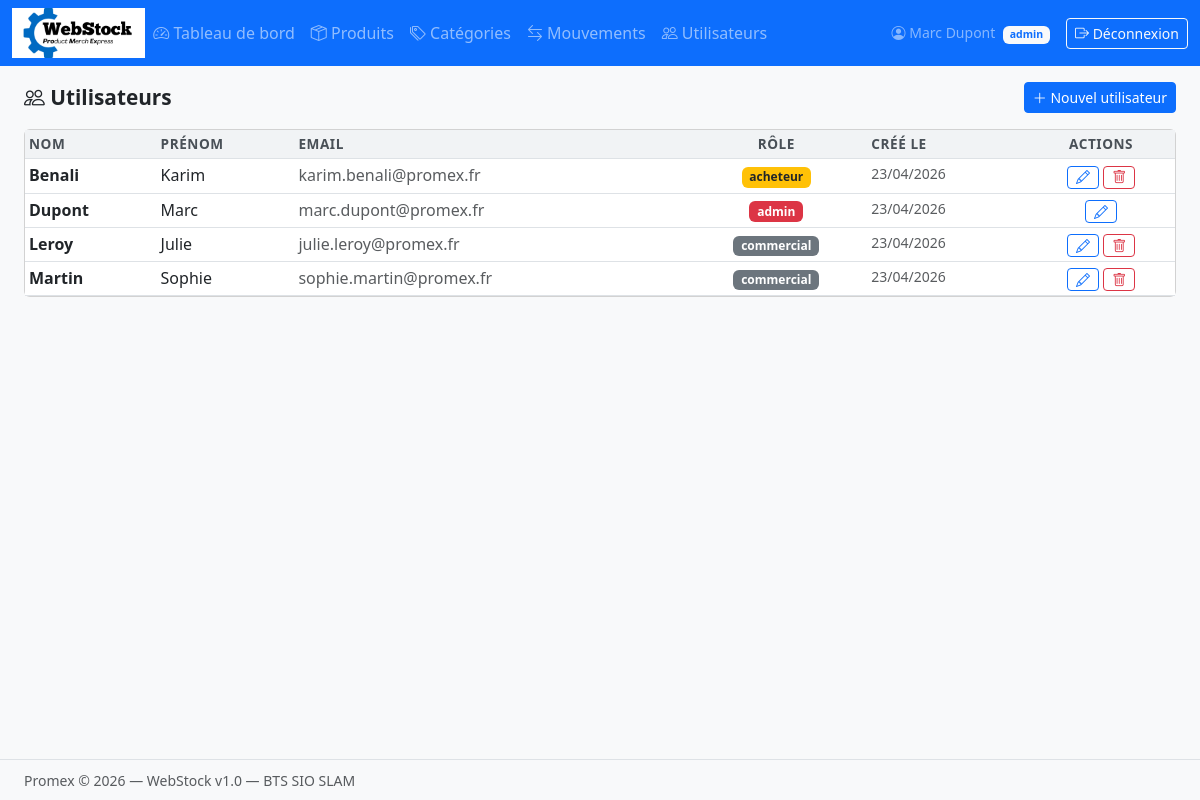
The app's page /index.php?page=utilisateurs&action=index (signed in) with its own data.
### tables this page shows
CREATE TABLE IF NOT EXISTS utilisateurs (
  id_utilisateur INT          NOT NULL AUTO_INCREMENT,
  nom            VARCHAR(100) NOT NULL,
  prenom         VARCHAR(100) NOT NULL,
  email          VARCHAR(150) NOT NULL UNIQUE,
  mot_de_passe   VARCHAR(255) NOT NULL,
  role           ENUM('admin', 'commercial', 'acheteur') NOT NULL DEFAULT 'commercial',
  created_at     DATETIME     NOT NULL DEFAULT CURRENT_TIMESTAMP,
  PRIMARY KEY (id_utilisateur)
);

### controllers/UtilisateurController.php (called while the page is built, shortened)
<?php
class UtilisateurController {
    private $utilisateur;
    public function __construct() {
        $this->utilisateur = new Utilisateur();
    }
    public function index() {
        $utilisateurs = $this->utilisateur->getAll();
        require __DIR__ . '/../views/utilisateurs/index.php';
    }
}

### config/database.php (called while the page is built)
<?php
class Database {
    private static $instance = null;
    private $connexion;
    private $host     = 'localhost';
    private $dbname   = 'promex_db';
    private $user     = 'root';
    private $password = '';
    private function __construct() {
        try {
            $this->connexion = new PDO(
                "mysql:host={$this->host};dbname={$this->dbname};charset=utf8mb4",
                $this->user,
                $this->password
            );
            $this->connexion->setAttribute(PDO::ATTR_ERRMODE, PDO::ERRMODE_EXCEPTION);
            $this->connexion->setAttribute(PDO::ATTR_DEFAULT_FETCH_MODE, PDO::FETCH_ASSOC);
        } catch (PDOException $e) {
            die("Erreur de connexion : " . $e->getMessage());
        }
    }
    public static function getInstance() {
        if (self::$instance === null) {
            self::$instance = new Database();
        }
        return self::$instance;
    }
    public function getConnexion() {
        return $this->connexion;
    }
}

### models/Utilisateur.php (called while the page is built, shortened)
<?php
require_once __DIR__ . '/../config/database.php';
class Utilisateur {
    private $db;
    public function __construct() {
        $this->db = Database::getInstance()->getConnexion();
    }
    public function getAll() {
        $stmt = $this->db->query("SELECT * FROM utilisateurs ORDER BY nom, prenom");
        return $stmt->fetchAll();
    }
}

### views/utilisateurs/index.php (the view, shortened to what this page needs)
<?php require __DIR__ . '/../layout/header.php'; ?>
<div class="d-flex justify-content-between align-items-center mb-3">
    <h1 class="page-title mb-0"><i class="bi bi-people"></i> Utilisateurs</h1>
    <a href="index.php?page=utilisateurs&action=create" class="btn btn-primary btn-sm">
        <i class="bi bi-plus-lg"></i> Nouvel utilisateur
    </a>
</div>
<div class="card">
    <div class="card-body p-0">
        <table class="table table-hover table-sm mb-0">
            <thead>
                <tr>
                    <th>Nom</th>
                    <th>Prénom</th>
                    <th>Email</th>
                    <th class="text-center">Rôle</th>
                    <th>Créé le</th>
                    <th class="text-center">Actions</th>
                </tr>
            </thead>
            <tbody>
                <?php if (empty($utilisateurs)): ?>
                    <tr><td colspan="6" class="text-center text-muted py-3">Aucun utilisateur.</td></tr>
                <?php else: ?>
                    <?php foreach ($utilisateurs as $u): ?>
                    <tr>
                        <td class="fw-semibold"><?= htmlspecialchars($u['nom']) ?></td>
                        <td><?= htmlspecialchars($u['prenom']) ?></td>
                        <td class="text-muted"><?= htmlspecialchars($u['email']) ?></td>
                        <td class="text-center">
                            <?php
                            $badgeClass = match($u['role']) {
                                'admin'      => 'bg-danger',
                                'acheteur'   => 'bg-warning text-dark',
                                default      => 'bg-secondary'
                            };
                            ?>
                            <span class="badge <?= $badgeClass ?>"><?= htmlspecialchars($u['role']) ?></span>
                        </td>
                        <td class="text-muted small"><?= date('d/m/Y', strtotime($u['created_at'])) ?></td>
                        <td class="text-center">
                            <a href="index.php?page=utilisateurs&action=edit&id=<?= $u['id_utilisateur'] ?>"
                               class="btn btn-outline-primary btn-sm py-0">
                                <i class="bi bi-pencil"></i>
                            </a>
                            <?php if ($u['id_utilisateur'] != $_SESSION['utilisateur']['id_utilisateur']): ?>
                            <a href="index.php?page=utilisateurs&action=delete&id=<?= $u['id_utilisateur'] ?>"
                               class="btn btn-outline-danger btn-sm py-0"
                               onclick="return confirm('Supprimer cet utilisateur ?')">
                                <i class="bi bi-trash"></i>
                            </a>
                            <?php endif; ?>
                        </td>
                    </tr>
                    <?php endforeach; ?>
                <?php endif; ?>
            </tbody>
        </table>
    </div>
</div>
<?php require __DIR__ . '/../layout/footer.php'; ?>

### assets/css/style.css (style rules this page uses)
body { background-color: #f8f9fa; min-height: 100vh; display: flex; flex-direction: column; }
.table th { background-color: #f1f3f5; font-weight: 600; font-size: 0.85rem; text-transform: uppercase; letter-spacing: 0.04em; color: #495057; }
.page-title { font-size: 1.3rem; font-weight: 600; color: #212529; margin-bottom: 1rem; }

### records on screen
utilisateurs: nom "Benali", prenom "Karim", email "karim.benali@promex.fr", role "acheteur", created_at "23/04/2026"
utilisateurs: nom "Dupont", prenom "Marc", email "marc.dupont@promex.fr", role "admin", created_at "23/04/2026"
utilisateurs: nom "Leroy", prenom "Julie", email "julie.leroy@promex.fr", role "commercial", created_at "23/04/2026"
utilisateurs: nom "Martin", prenom "Sophie", email "sophie.martin@promex.fr", role "commercial", created_at "23/04/2026"

### other values on screen
$_SESSION['utilisateur']['role'] "admin"
